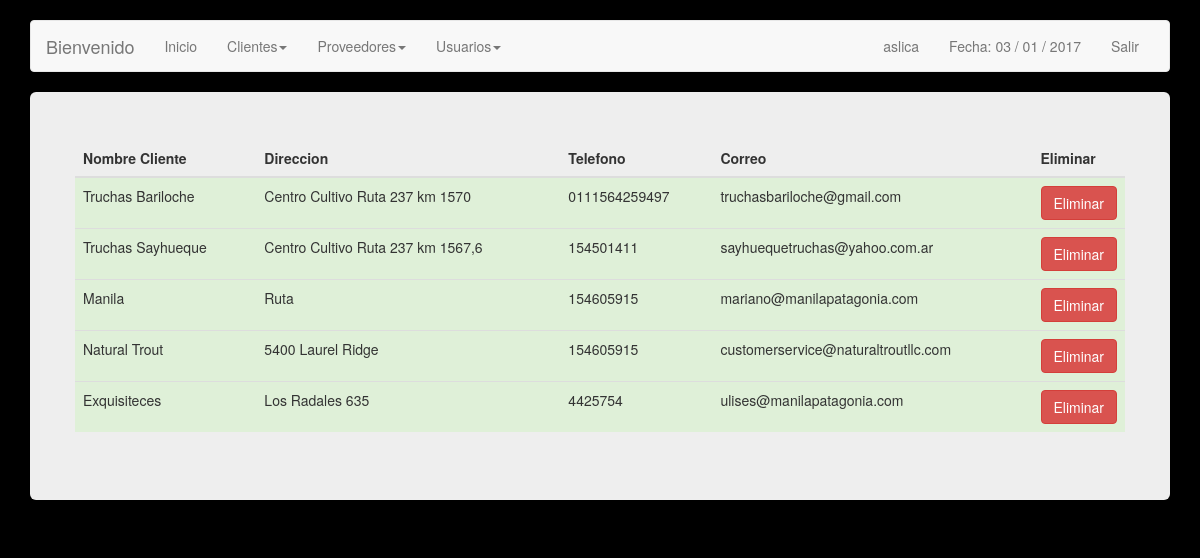
The app's page /clientes.php (signed in) with its own data.
### tables this page shows
CREATE TABLE IF NOT EXISTS `clientes` (
  `idCliente` int(11) NOT NULL AUTO_INCREMENT,
  `nombre` varchar(50) NOT NULL,
  `direccion` varchar(50) DEFAULT NULL,
  `telefono` varchar(30) DEFAULT NULL,
  `correo` varchar(50) DEFAULT NULL,
  PRIMARY KEY (`idCliente`)
);

### clientes.php (the view, shortened to what this page needs)
<?php
include('config.php');
$link = mysqli_connect ($dbhost, $dbusername, $dbuserpass);
mysqli_select_db($link,$dbname) or die('No se puede seleccionar la base de datos');
$query = mysqli_query($link,"SELECT * FROM clientes") or die(mysql_error());
?>
<!DOCTYPE html>
<html lang="en">
  <head>
    <link href="css/bootstrap.min.css" rel="stylesheet">
  </head>
  <body>
    <br>
        <div class="container">
      <div class="navbar navbar-default" role="navigation">
        <div class="container-fluid">
          <div class="navbar-header">
            <a class="navbar-brand" href="#">Bienvenido </a>
          </div>
          <div class="navbar-collapse collapse">
            <ul class="nav navbar-nav">
              <li class=""><a href="inicio.php">Inicio</a></li>
              <li class="dropdown">
              	<a class="dropdown-toggle" data-toggle="dropdown" href="#">Clientes<span class="caret"></span></a>
              </li>
              <li class="dropdown">
              	<a class="dropdown-toggle" data-toggle="dropdown" href="#">Proveedores<span class="caret"></span></a>
              </li>
			  <?php
					if($_SESSION["permiso"] == 1) {
						?> <li class="dropdown">
              					<a class="dropdown-toggle" data-toggle="dropdown" href="#">Usuarios<span class="caret"></span></a>
              				</li><?php
					}
			  ?>
            </ul>
            <ul class="nav navbar-nav navbar-right">
               <li><a href=""> <?php echo $_SESSION["s_username"]; ?> </a></li>
              <li><a href="">Fecha:
              	<?php
              	echo date("d / m / Y");
              	?></a></li>
              <li><a href="cerrar.php">Salir</a></li>
            </ul>
          </div>
        </div>
      </div>
      <div class="jumbotron">
<div class="row">
              <table class="table table-hover">
                	<thead>
                    	<th> Nombre Cliente </th>
                        <th> Direccion </th>
                        <th> Telefono </th>
                        <th> Correo </th>
                        <?php if($_SESSION["permiso"] == 1) {?> <th> Eliminar </th> <?php }?>
                    </thead>
                    <tbody>
                    	<?php while($cliente = mysqli_fetch_array($query)){ ?>
                        <tr class="success">
                            <td> <?php echo $cliente['nombre']; ?> </td>
                            <td> <?php echo $cliente['direccion']; ?> </td>
                            <td> <?php echo $cliente['telefono']; ?> </td>
                            <td> <?php echo $cliente['correo']; ?> </td>
                            <?php if($_SESSION["permiso"] == 1) {?>
                            <td>  <a href="eliminar.php?id=<?php echo $cliente['idCliente'];?>&tipo=cliente " role="button"  class="btn btn-danger btn-primary btn-block"> Eliminar </a></td>
							<?php }?>
                        </tr>
                        <?php } ?>
                    </tbody>
				</table>
</div>
      </div>
    </div>
  </body>
</html>

### clientes.php (style rules this page uses)
body { background: #000; }

### records on screen
clientes: nombre "Truchas Bariloche", direccion "Centro Cultivo Ruta 237 km 1570", telefono "0111564259497", correo "truchasbariloche@gmail.com"
clientes: nombre "Truchas Sayhueque", direccion "Centro Cultivo Ruta 237 km 1567,6", telefono "154501411", correo "sayhuequetruchas@yahoo.com.ar"
clientes: nombre "Manila", direccion "Ruta", telefono "154605915", correo "mariano@manilapatagonia.com"
clientes: nombre "Natural Trout", direccion "5400 Laurel Ridge", telefono "154605915", correo "customerservice@naturaltroutllc.com"
clientes: nombre "Exquisiteces", direccion "Los Radales 635", telefono "4425754", correo "ulises@manilapatagonia.com"

### other values on screen
$_SESSION["s_username"] "aslica"
